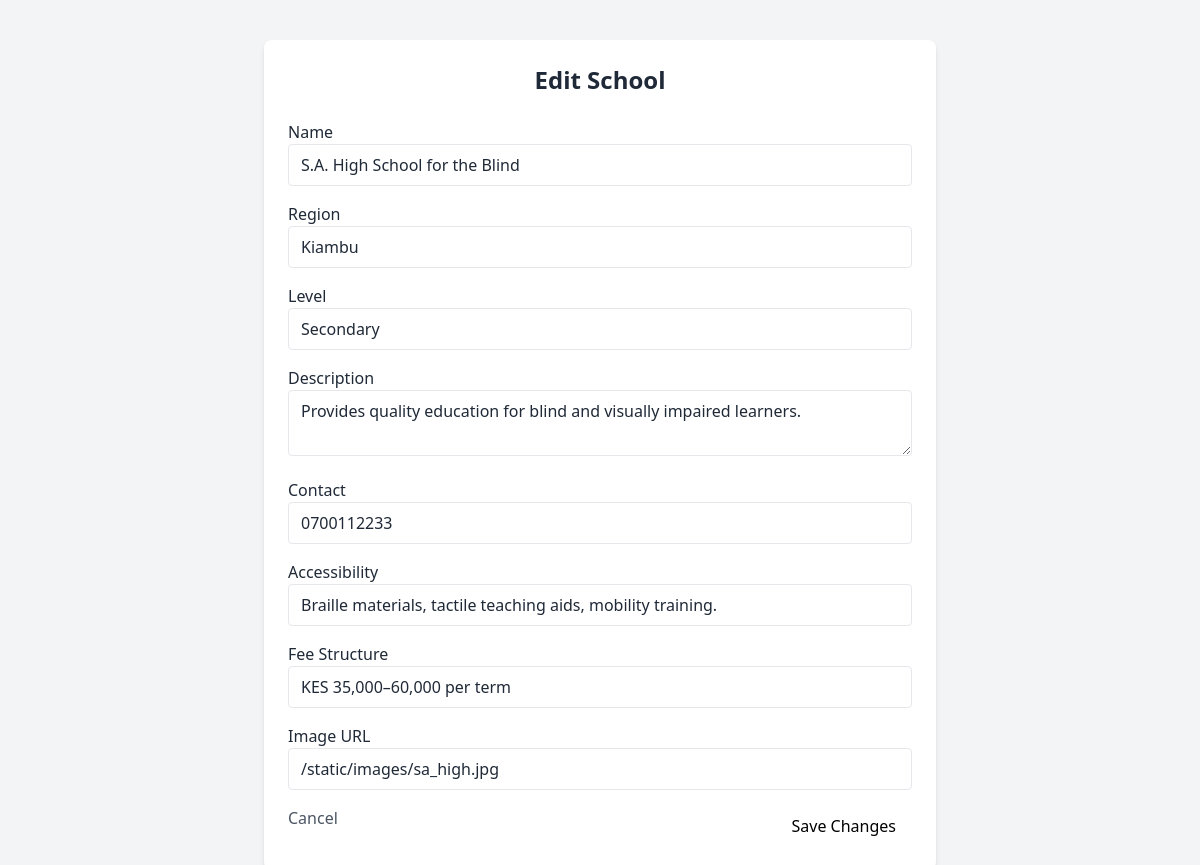
The page /admin/edit/12 on the database its author committed.
### models.py (models this page shows, shortened)
class School(db.Model):
    id = db.Column(db.Integer, primary_key=True)
    name = db.Column(db.String(200), nullable=False)
    region = db.Column(db.String(100), nullable=False)
    level = db.Column(db.String(80), nullable=True)
    contact = db.Column(db.String(200), nullable=True)
    description = db.Column(db.Text, nullable=True)
    accessibility = db.Column(db.Text, nullable=True)
    fee_structure = db.Column(db.String(200), nullable=True)
    image_url = db.Column(db.String(500), nullable=True)

### app.py (the view)
@app.route('/admin/edit/<int:id>')
def edit_school_page(id):
    school = School.query.get_or_404(id)
    return render_template('edit-school.html', school=school)

### templates/edit-school.html (shortened to what this page needs)
<!DOCTYPE html>
<html lang="en">
<head>
    <link href="https://cdn.jsdelivr.net/npm/tailwindcss@2.2.19/dist/tailwind.min.css" rel="stylesheet">
</head>
<body class="bg-gray-100 text-gray-800">
    <div class="max-w-2xl mx-auto p-6 bg-white rounded-lg shadow-md mt-10">
        <h1 class="text-2xl font-bold mb-6 text-center">Edit School</h1>
        <form action="/admin/edit/{{ school.id }}" method="POST" class="space-y-4">
            <div>
                <label class="block font-medium">Name</label>
                <input type="text" name="name" value="{{ school.name }}" class="w-full border rounded px-3 py-2">
            </div>
            <div>
                <label class="block font-medium">Region</label>
                <input type="text" name="region" value="{{ school.region }}" class="w-full border rounded px-3 py-2">
            </div>
            <div>
                <label class="block font-medium">Level</label>
                <input type="text" name="level" value="{{ school.level }}" class="w-full border rounded px-3 py-2">
            </div>
            <div>
                <label class="block font-medium">Description</label>
                <textarea name="description" class="w-full border rounded px-3 py-2">{{ school.description }}</textarea>
            </div>
            <div>
                <label class="block font-medium">Contact</label>
                <input type="text" name="contact" value="{{ school.contact }}" class="w-full border rounded px-3 py-2">
            </div>
            <div>
                <label class="block font-medium">Accessibility</label>
                <input type="text" name="accessibility" value="{{ school.accessibility }}" class="w-full border rounded px-3 py-2">
            </div>
            <div>
                <label class="block font-medium">Fee Structure</label>
                <input type="text" name="fee_structure" value="{{ school.fee_structure }}" class="w-full border rounded px-3 py-2">
            </div>
            <div>
                <label class="block font-medium">Image URL</label>
                <input type="text" name="image_url" value="{{ school.image_url }}" class="w-full border rounded px-3 py-2">
            </div>
            <div class="flex justify-between mt-6">
                <a href="/admin-dashboard" class="text-gray-600 hover:underline">Cancel</a>
                <button type="submit" class="bg-orange-600 text-black px-4 py-2 rounded hover:bg-orange-700">Save Changes</button>
            </div>
        </form>
    </div>
</body>
</html>

### rows shown on the page
School: name "S.A. High School for the Blind", region "Kiambu", level "Secondary", description "Provides quality education for blind and visually impaired learners.", contact "0700112233", accessibility "Braille materials, tactile teaching aids, mobility training.", fee_structure "KES 35,000–60,000 per term", image_url "/static/images/sa_high.jpg"
